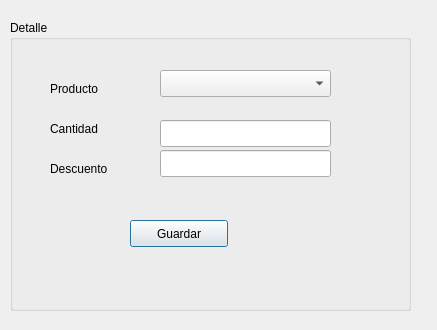
<?xml version="1.0" encoding="UTF-8"?>
<ui version="4.0">
 <class>Dialog</class>
 <widget class="QDialog" name="Dialog">
  <property name="windowModality">
   <enum>Qt::ApplicationModal</enum>
  </property>
  <property name="geometry">
   <rect>
    <x>0</x>
    <y>0</y>
    <width>437</width>
    <height>330</height>
   </rect>
  </property>
  <property name="windowTitle">
   <string>Detalle</string>
  </property>
  <widget class="QWidget" name="widget" native="true">
   <property name="geometry">
    <rect>
     <x>0</x>
     <y>10</y>
     <width>421</width>
     <height>311</height>
    </rect>
   </property>
   <widget class="QGroupBox" name="gb_detalle">
    <property name="geometry">
     <rect>
      <x>10</x>
      <y>10</y>
      <width>401</width>
      <height>291</height>
     </rect>
    </property>
    <property name="title">
     <string>Detalle</string>
    </property>
    <widget class="QComboBox" name="cbo_producto">
     <property name="geometry">
      <rect>
       <x>150</x>
       <y>50</y>
       <width>171</width>
       <height>27</height>
      </rect>
     </property>
    </widget>
    <widget class="QLabel" name="label">
     <property name="geometry">
      <rect>
       <x>40</x>
       <y>60</y>
       <width>66</width>
       <height>17</height>
      </rect>
     </property>
     <property name="text">
      <string>Producto</string>
     </property>
    </widget>
    <widget class="QLabel" name="label_2">
     <property name="geometry">
      <rect>
       <x>40</x>
       <y>100</y>
       <width>66</width>
       <height>17</height>
      </rect>
     </property>
     <property name="text">
      <string>Cantidad</string>
     </property>
    </widget>
    <widget class="QLabel" name="label_3">
     <property name="geometry">
      <rect>
       <x>40</x>
       <y>140</y>
       <width>71</width>
       <height>17</height>
      </rect>
     </property>
     <property name="text">
      <string>Descuento</string>
     </property>
    </widget>
    <widget class="QLineEdit" name="txt_cantidad">
     <property name="geometry">
      <rect>
       <x>150</x>
       <y>100</y>
       <width>171</width>
       <height>27</height>
      </rect>
     </property>
    </widget>
    <widget class="QLineEdit" name="txt_descuento">
     <property name="geometry">
      <rect>
       <x>150</x>
       <y>130</y>
       <width>171</width>
       <height>27</height>
      </rect>
     </property>
    </widget>
    <widget class="QPushButton" name="btn_guardar">
     <property name="geometry">
      <rect>
       <x>120</x>
       <y>200</y>
       <width>98</width>
       <height>27</height>
      </rect>
     </property>
     <property name="text">
      <string>Guardar</string>
     </property>
    </widget>
   </widget>
  </widget>
 </widget>
 <resources/>
 <connections/>
</ui>
